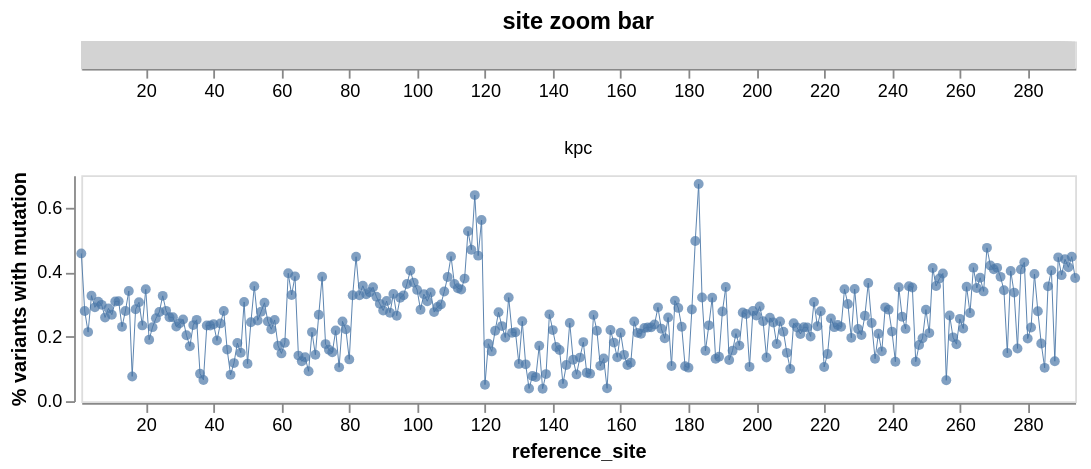

Notebook code for this chart:
### Code cell
# make chart
zoom_brush = alt.selection_interval(
    encodings=["x"],
    mark=alt.BrushConfig(stroke="black", strokeWidth=2),
)

zoom_bar = (
    alt.Chart(site_freqs[["reference_site"]].drop_duplicates())
    .mark_rect(color="lightgrey")
    .encode(
        x=alt.X(
            "reference_site",
            title=None,
            scale=alt.Scale(nice=False, zero=False),
            sort=alt.SortField("reference_site"),
            axis=alt.Axis(labelOverlap=True),
        )
    )
    .add_params(zoom_brush)
    .properties(width=550, height=15, title="site zoom bar")
)

site_freqs_base = (
    alt.Chart()
    .encode(
        x=alt.X(
            "reference_site",
            scale=alt.Scale(nice=False, zero=False),
            sort=alt.SortField("reference_site"),
            axis=alt.Axis(labelOverlap=True),
        ),
        y=alt.Y("percent", title="% variants with mutation"),
        tooltip=[
            alt.Tooltip(c, format=".3g")
            if c in {"percent", "count", "n_variants"}
            else c
            for c in site_freqs.columns
        ],
    )
    .properties(height=125, width=550)
)

site_freqs_chart = (
    alt.layer(
        site_freqs_base.mark_point(filled=True),
        site_freqs_base.mark_line(size=0.5),
        data=site_freqs,
    )
    .facet(facet=alt.Facet("library", title=None), columns=1)
    .add_params(zoom_brush)
    .transform_filter(zoom_brush)
)

site_freqs_zoom_chart = (zoom_bar & site_freqs_chart).configure_axis(grid=False)

site_freqs_zoom_chart

### Figure 1 — Vega-Lite specification as saved in the notebook (floating-point values rounded to 4 significant figures; data arrays with more than 128 entries replaced by an {"elided": "..."} marker saying what was removed)
{"config": {"view": {"continuousWidth": 300, "continuousHeight": 300}, "axis": {"grid": false}}, "vconcat": [{"data": {"name": "data-338a0c85c645bc42943822c214c46518"}, "mark": {"type": "rect", "color": "lightgrey"}, "encoding": {"x": {"axis": {"labelOverlap": true}, "field": "reference_site", "scale": {"nice": false, "zero": false}, "sort": {"field": "reference_site"}, "title": null, "type": "quantitative"}}, "height": 15, "name": "view_6e5c095e30e8e563_0", "title": "site zoom bar", "width": 550}, {"data": {"name": "data-ca63d6cb17bb8067ca69c052fd8b5443"}, "facet": {"field": "library", "sort": ["kpc"], "title": null, "type": "ordinal"}, "spec": {"layer": [{"mark": {"type": "point", "filled": true}, "encoding": {"tooltip": [{"field": "library", "type": "ordinal"}, {"field": "reference_site", "type": "quantitative"}, {"field": "wildtype", "type": "nominal"}, {"field": "count", "format": ".3g", "type": "quantitative"}, {"field": "mutants", "type": "nominal"}, {"field": "percent", "format": ".3g", "type": "quantitative"}], "x": {"axis": {"labelOverlap": true}, "field": "reference_site", "scale": {"nice": false, "zero": false}, "sort": {"field": "reference_site"}, "type": "quantitative"}, "y": {"field": "percent", "title": "% variants with mutation", "type": "quantitative"}}, "name": "view_ab1e5ae18e940526_0"}, {"mark": {"type": "line", "size": 0.5}, "encoding": {"tooltip": [{"field": "library", "type": "ordinal"}, {"field": "reference_site", "type": "quantitative"}, {"field": "wildtype", "type": "nominal"}, {"field": "count", "format": ".3g", "type": "quantitative"}, {"field": "mutants", "type": "nominal"}, {"field": "percent", "format": ".3g", "type": "quantitative"}], "x": {"axis": {"labelOverlap": true}, "field": "reference_site", "scale": {"nice": false, "zero": false}, "sort": {"field": "reference_site"}, "type": "quantitative"}, "y": {"field": "percent", "title": "% variants with mutation", "type": "quantitative"}}}], "height": 125, "width": 550}, "columns": 1, "transform": [{"filter": {"param": "param_aede4429c9b3a75b"}}]}], "params": [{"name": "param_aede4429c9b3a75b", "select": {"type": "interval", "encodings": ["x"], "mark": {"stroke": "black", "strokeWidth": 2}}, "views": ["view_6e5c095e30e8e563_0", "view_ab1e5ae18e940526_0"]}], "$schema": "https://vega.github.io/schema/vega-lite/v6.1.0.json", "datasets": {"data-338a0c85c645bc42943822c214c46518": {"elided": "294 records"}, "data-ca63d6cb17bb8067ca69c052fd8b5443": {"elided": "294 records"}}}
